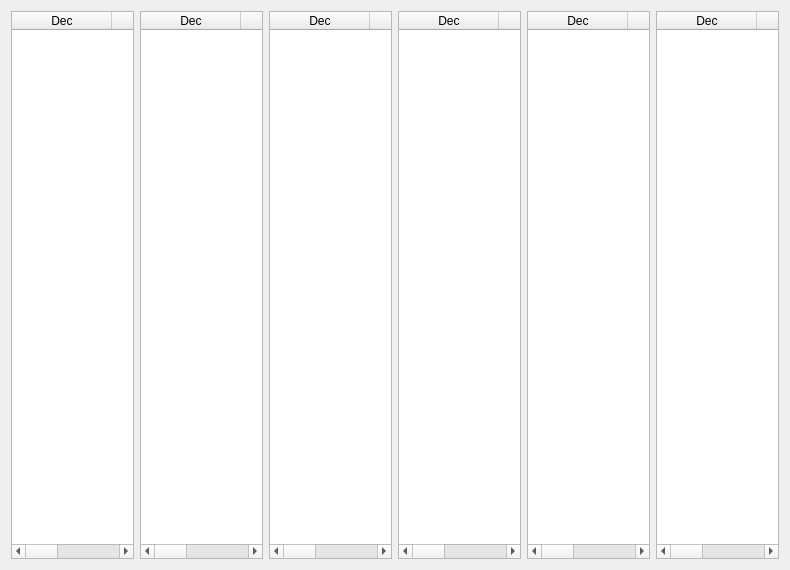
<?xml version="1.0" encoding="UTF-8"?>
<ui version="4.0">
 <class>VDialogAscii</class>
 <widget class="QDialog" name="VDialogAscii">
  <property name="geometry">
   <rect>
    <x>0</x>
    <y>0</y>
    <width>790</width>
    <height>570</height>
   </rect>
  </property>
  <property name="sizePolicy">
   <sizepolicy hsizetype="Preferred" vsizetype="Preferred">
    <horstretch>0</horstretch>
    <verstretch>0</verstretch>
   </sizepolicy>
  </property>
  <property name="minimumSize">
   <size>
    <width>790</width>
    <height>570</height>
   </size>
  </property>
  <property name="maximumSize">
   <size>
    <width>16777215</width>
    <height>16777215</height>
   </size>
  </property>
  <property name="baseSize">
   <size>
    <width>790</width>
    <height>570</height>
   </size>
  </property>
  <property name="windowTitle">
   <string>ASCII</string>
  </property>
  <layout class="QHBoxLayout" name="horizontalLayout">
   <item>
    <widget class="QTableWidget" name="tableWidget">
     <property name="showGrid">
      <bool>false</bool>
     </property>
     <attribute name="verticalHeaderVisible">
      <bool>false</bool>
     </attribute>
     <row>
      <property name="text">
       <string>新建行</string>
      </property>
     </row>
     <row>
      <property name="text">
       <string>新建行</string>
      </property>
     </row>
     <row>
      <property name="text">
       <string>新建行</string>
      </property>
     </row>
     <row>
      <property name="text">
       <string>新建行</string>
      </property>
     </row>
     <column>
      <property name="text">
       <string>Dec</string>
      </property>
     </column>
     <column>
      <property name="text">
       <string>Hex</string>
      </property>
     </column>
     <column>
      <property name="text">
       <string>Display</string>
      </property>
     </column>
    </widget>
   </item>
   <item>
    <widget class="QTableWidget" name="tableWidget_2">
     <property name="showGrid">
      <bool>false</bool>
     </property>
     <attribute name="verticalHeaderVisible">
      <bool>false</bool>
     </attribute>
     <row>
      <property name="text">
       <string>新建行</string>
      </property>
     </row>
     <row>
      <property name="text">
       <string>新建行</string>
      </property>
     </row>
     <row>
      <property name="text">
       <string>新建行</string>
      </property>
     </row>
     <row>
      <property name="text">
       <string>新建行</string>
      </property>
     </row>
     <column>
      <property name="text">
       <string>Dec</string>
      </property>
     </column>
     <column>
      <property name="text">
       <string>Hex</string>
      </property>
     </column>
     <column>
      <property name="text">
       <string>Display</string>
      </property>
     </column>
    </widget>
   </item>
   <item>
    <widget class="QTableWidget" name="tableWidget_3">
     <property name="showGrid">
      <bool>false</bool>
     </property>
     <attribute name="verticalHeaderVisible">
      <bool>false</bool>
     </attribute>
     <row>
      <property name="text">
       <string>新建行</string>
      </property>
     </row>
     <row>
      <property name="text">
       <string>新建行</string>
      </property>
     </row>
     <row>
      <property name="text">
       <string>新建行</string>
      </property>
     </row>
     <row>
      <property name="text">
       <string>新建行</string>
      </property>
     </row>
     <column>
      <property name="text">
       <string>Dec</string>
      </property>
     </column>
     <column>
      <property name="text">
       <string>Hex</string>
      </property>
     </column>
     <column>
      <property name="text">
       <string>Display</string>
      </property>
     </column>
    </widget>
   </item>
   <item>
    <widget class="QTableWidget" name="tableWidget_4">
     <property name="showGrid">
      <bool>false</bool>
     </property>
     <attribute name="verticalHeaderVisible">
      <bool>false</bool>
     </attribute>
     <row>
      <property name="text">
       <string>新建行</string>
      </property>
     </row>
     <row>
      <property name="text">
       <string>新建行</string>
      </property>
     </row>
     <row>
      <property name="text">
       <string>新建行</string>
      </property>
     </row>
     <row>
      <property name="text">
       <string>新建行</string>
      </property>
     </row>
     <column>
      <property name="text">
       <string>Dec</string>
      </property>
     </column>
     <column>
      <property name="text">
       <string>Hex</string>
      </property>
     </column>
     <column>
      <property name="text">
       <string>Display</string>
      </property>
     </column>
    </widget>
   </item>
   <item>
    <widget class="QTableWidget" name="tableWidget_5">
     <property name="showGrid">
      <bool>false</bool>
     </property>
     <attribute name="verticalHeaderVisible">
      <bool>false</bool>
     </attribute>
     <row>
      <property name="text">
       <string>新建行</string>
      </property>
     </row>
     <row>
      <property name="text">
       <string>新建行</string>
      </property>
     </row>
     <row>
      <property name="text">
       <string>新建行</string>
      </property>
     </row>
     <row>
      <property name="text">
       <string>新建行</string>
      </property>
     </row>
     <column>
      <property name="text">
       <string>Dec</string>
      </property>
     </column>
     <column>
      <property name="text">
       <string>Hex</string>
      </property>
     </column>
     <column>
      <property name="text">
       <string>Display</string>
      </property>
     </column>
    </widget>
   </item>
   <item>
    <widget class="QTableWidget" name="tableWidget_6">
     <property name="showGrid">
      <bool>false</bool>
     </property>
     <attribute name="verticalHeaderVisible">
      <bool>false</bool>
     </attribute>
     <row>
      <property name="text">
       <string>新建行</string>
      </property>
     </row>
     <row>
      <property name="text">
       <string>新建行</string>
      </property>
     </row>
     <row>
      <property name="text">
       <string>新建行</string>
      </property>
     </row>
     <row>
      <property name="text">
       <string>新建行</string>
      </property>
     </row>
     <column>
      <property name="text">
       <string>Dec</string>
      </property>
     </column>
     <column>
      <property name="text">
       <string>Hex</string>
      </property>
     </column>
     <column>
      <property name="text">
       <string>Display</string>
      </property>
     </column>
    </widget>
   </item>
  </layout>
 </widget>
 <resources/>
 <connections/>
</ui>
